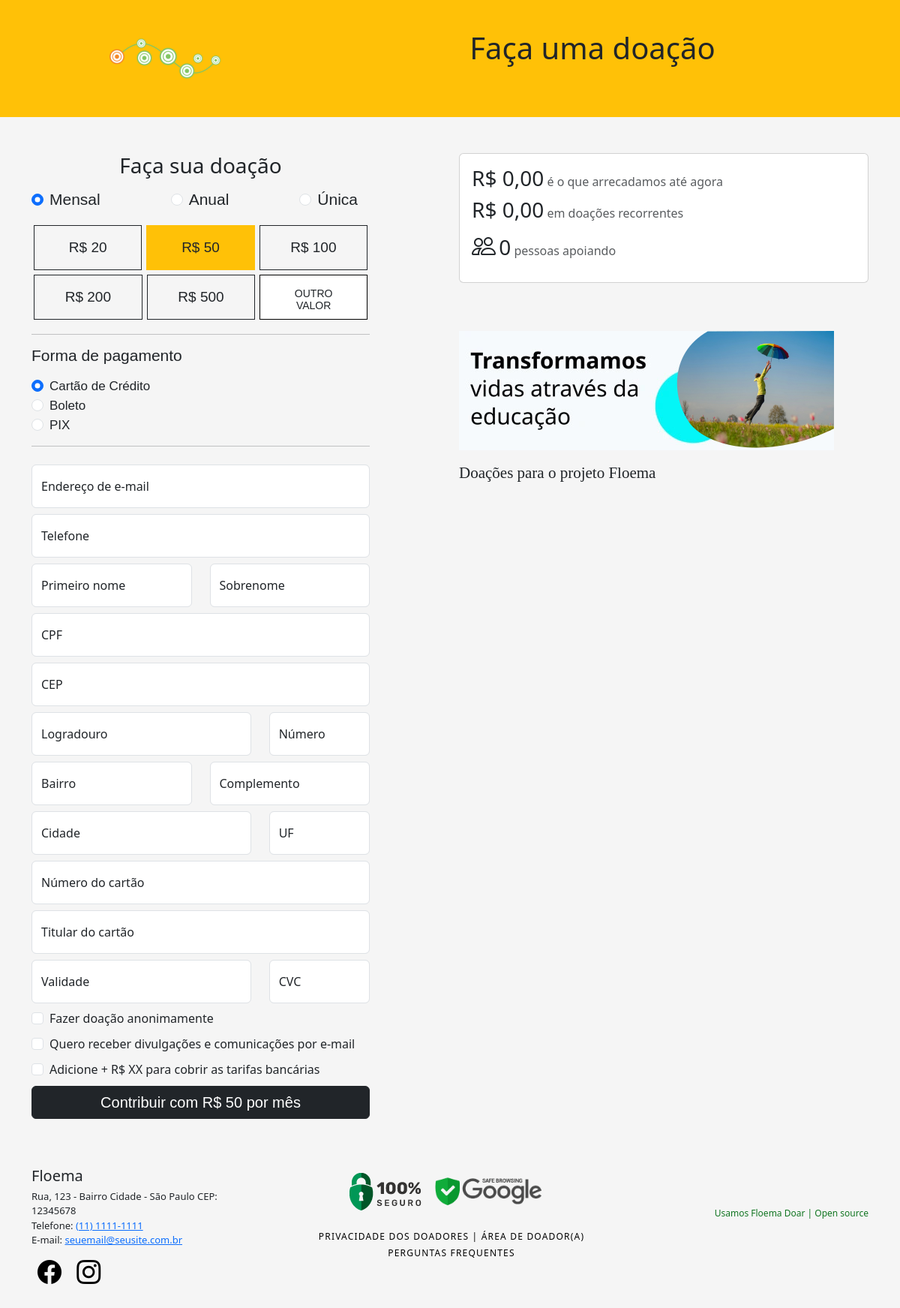
Before: / with the older database file.
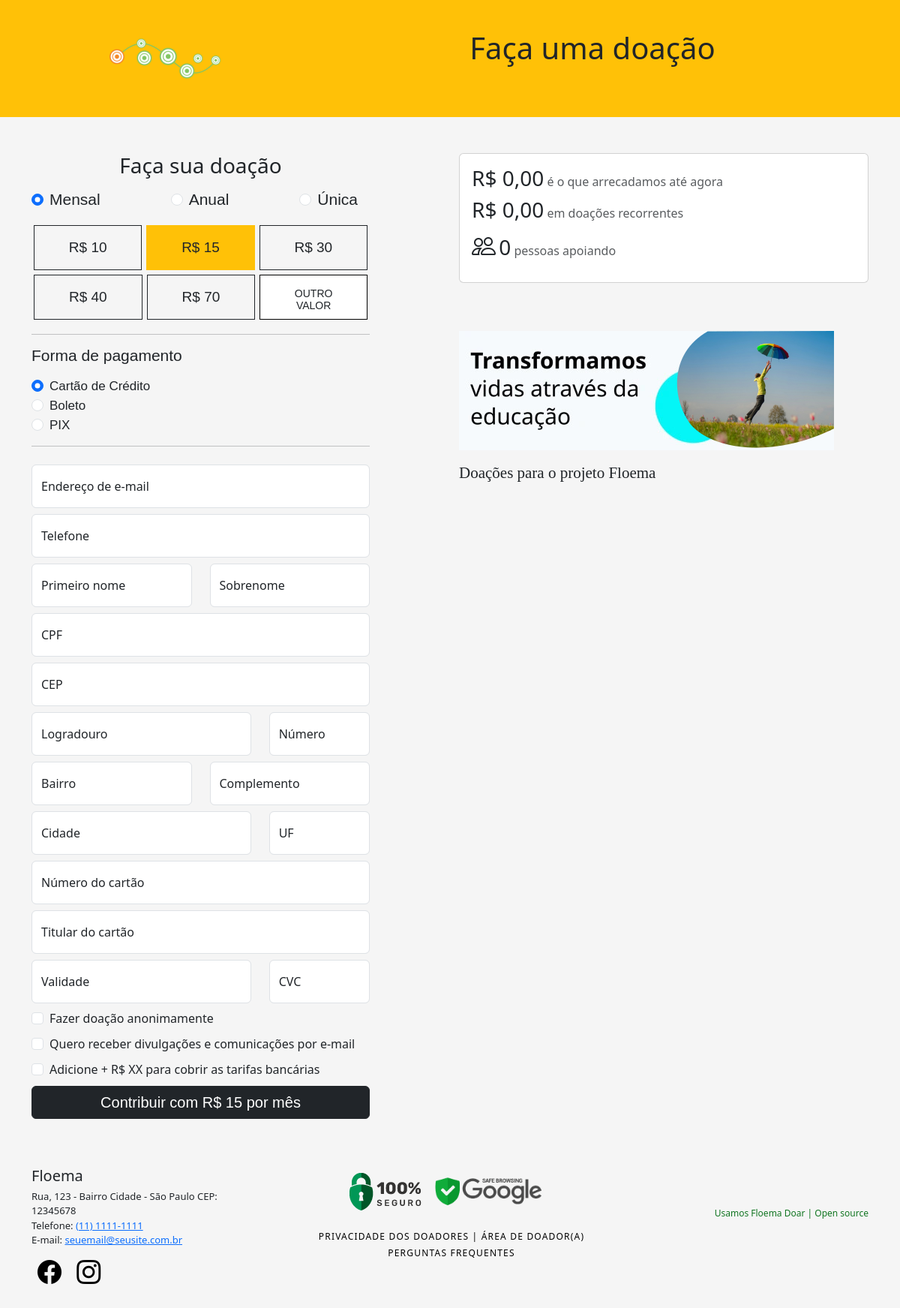
After: the same page with the newer database file.
### tables this page shows
CREATE TABLE `tb_checkout` (
  `id` int(11) NOT NULL,
  `nome` varchar(255) NOT NULL,
  `logo` varchar(255) NOT NULL,
  `title` varchar(255) NOT NULL,
  `descricao` text NOT NULL,
  `privacidade` varchar(255) NOT NULL,
  `faq` varchar(255) NOT NULL,
  `use_faq` tinyint(1) DEFAULT NULL,
  `facebook` varchar(255) DEFAULT NULL,
  `instagram` varchar(255) DEFAULT NULL,
  `linkedin` varchar(255) DEFAULT NULL,
  `twitter` varchar(255) DEFAULT NULL,
  `youtube` varchar(255) DEFAULT NULL,
  `website` varchar(255) DEFAULT NULL,
  `cep` varchar(255) NOT NULL,
  `rua` varchar(255) NOT NULL,
  `numero` varchar(255) DEFAULT NULL,
  `bairro` varchar(255) NOT NULL,
  `cidade` varchar(255) NOT NULL,
  `estado` varchar(255) NOT NULL,
  `telefone` varchar(255) NOT NULL,
  `email` varchar(255) NOT NULL,
  `nav_background` varchar(255) NOT NULL,
  `nav_color` varchar(255) NOT NULL,
  `background` varchar(255) NOT NULL,
  `color` varchar(255) NOT NULL,
  `hover` varchar(255) NOT NULL,
  `text_color` varchar(255) NOT NULL,
  `load_btn` varchar(255) NOT NULL,
  `progress` varchar(255) NOT NULL,
  `monthly_1` varchar(255) NOT NULL,
  `monthly_2` varchar(255) NOT NULL,
  `monthly_3` varchar(255) NOT NULL,
  `monthly_4` varchar(255) NOT NULL,
  `monthly_5` varchar(255) NOT NULL,
  `yearly_1` varchar(255) NOT NULL,
  `yearly_2` varchar(255) NOT NULL,
  `yearly_3` varchar(255) NOT NULL,
  `yearly_4` varchar(255) NOT NULL,
  `yearly_5` varchar(255) NOT NULL,
  `once_1` varchar(255) NOT NULL,
  `once_2` varchar(255) NOT NULL,
  `once_3` varchar(255) NOT NULL,
  `once_4` varchar(255) NOT NULL,
  `once_5` varchar(255) NOT NULL
);

CREATE TABLE `tb_imagens` (
  `id` int(11) NOT NULL,
  `imagem` varchar(255) NOT NULL
);

### index.php (the view, shortened to what the rows shown need)
<?php
    include('./config.php');
    $tabela = "tb_checkout";
    $id = 1;
    $sql = "SELECT * FROM $tabela WHERE id = :id";
    $stmt = $conn->prepare($sql);
    $stmt->bindParam(':id', $id, PDO::PARAM_INT);
    $stmt->execute();
    $resultado = $stmt->fetch(PDO::FETCH_ASSOC);
    if ($resultado) {
        $nome = $resultado['nome'];
        $logo = $resultado['logo'];
        $title = $resultado['title'];
        $descricao = $resultado['descricao'];
        $facebook = $resultado['facebook'];
        $instagram = $resultado['instagram'];
        $cep = $resultado['cep'];
        $rua = $resultado['rua'];
        $numero = $resultado['numero'];
        $bairro = $resultado['bairro'];
        $cidade = $resultado['cidade'];
        $estado = $resultado['estado'];
        $telefone = $resultado['telefone'];
        $email = $resultado['email'];
        $nav_color = $resultado['nav_color'];
        $nav_background = $resultado['nav_background'];
		$monthly_1 = $resultado['monthly_1'];
        $monthly_2 = $resultado['monthly_2'];
        $monthly_3 = $resultado['monthly_3'];
        $monthly_4 = $resultado['monthly_4'];
        $monthly_5 = $resultado['monthly_5'];
    } else {
        echo "ID não encontrado.";
    }
?>
<!DOCTYPE html><html lang="pt-BR">
<head>
	<link href="<?php echo INCLUDE_PATH; ?>assets/google/fonts/open-sans" rel="stylesheet" type="text/css">
	<link href="<?php echo INCLUDE_PATH; ?>assets/bootstrap/5.3.0/css/bootstrap.min.css" rel="stylesheet"
		  type="text/css">
	<link href="<?php echo INCLUDE_PATH; ?>assets/google/fonts/newsreader" rel="stylesheet">
	<link rel="stylesheet" type="text/css" href="<?php echo INCLUDE_PATH; ?>assets/css/main.css"/>
</head>
<body>
<nav class="navbar-disable navbar-expand-md navbar-dark" style="background-color: <?php echo $nav_background; ?>; color: <?php echo $nav_color; ?>;">
	<div class="container">
		<div class="row">
			<div class="col-md-4 p-1 text-center">
				<img src="assets/img/<?php echo $logo; ?>">
			</div>
			<div class="col-md-8 mt-4 p-md-3 text-center">
				<h1 class="h1"><?php echo ($title !== '') ? $title : 'Colabore com o Projeto '.$nome; ?></h1>
			</div>
		</div>
	</div>
</nav>
<main class="container mt-5">
	<div class="row">
		<div class="col-md-5 mb-3">
			<div id="div-container-form">
				<form id="form-checkout" action="submit">
					<div id="donation-monthly-group" class="d-block">
						<div class="d-flex">
							<button type="button" id="button-monthly1" onclick="donationOption(this,'monthly',<?php echo $monthly_1; ?>,true)"
									class="btn btn-outline-dark button-options" data-amount-for-selection="<?php echo $monthly_1; ?>">R$ <?php echo $monthly_1; ?>
							</button>
							<button type="button" id="button-monthly2" onclick="donationOption(this,'monthly',<?php echo $monthly_2; ?>,true)"
									class="btn btn-outline-dark button-options option-default-monthly" data-amount-for-selection="<?php echo $monthly_2; ?>">R$ <?php echo $monthly_2; ?>
							</button>
							<button type="button" id="button-monthly3" onclick="donationOption(this,'monthly',<?php echo $monthly_3; ?>,true)"
									class="btn btn-outline-dark button-options" data-amount-for-selection="<?php echo $monthly_3; ?>">R$ <?php echo $monthly_3; ?>
							</button>
						</div>
						<div class="d-flex">
							<button type="button" id="button-monthly4" onclick="donationOption(this,'monthly',<?php echo $monthly_4; ?>,true)"
									class="btn btn-outline-dark button-options" data-amount-for-selection="<?php echo $monthly_4; ?>">R$ <?php echo $monthly_4; ?>
							</button>
							<button type="button" id="button-monthly5" onclick="donationOption(this,'monthly',<?php echo $monthly_5; ?>,true)"
									class="btn btn-outline-dark button-options" data-amount-for-selection="<?php echo $monthly_5; ?>">R$ <?php echo $monthly_5; ?>
							</button>
							<div class="form-floating button-options">
								<input type="text" class="form-control" id="field-other-monthly"
									onfocus="changeLabelOtherOption(this)"
									onblur="donationOtherOption(this,'monthly',true)"
									style="border-color: #000;height: 60px;font-size: 19px;text-align: center;border-radius: 0px;font-family: 'TIActuBeta-ExBold_web', Tahoma, sans-serif;"
									placeholder="Outro">
								<label for="field-other-monthly" class="custom-amount-option-text">OUTRO<BR/>VALOR</label>
							</div>
						</div>
					</div>
				</form>
			</div>
		</div>
		<div class="col-md-6 ms-auto info-site">
            <div class="row mb-5">
                <div class="col">
                </div>
            </div>
			<?php
				$tabela = 'tb_imagens';
				$stmt = $conn->prepare("SELECT * FROM $tabela ORDER BY id DESC");
				$stmt->execute();
				$cards = $stmt->fetchAll(PDO::FETCH_ASSOC);
				$sql = "SELECT * FROM $tabela";
				$stmt = $conn->prepare($sql);
				$stmt->execute();
				$resultados = $stmt->fetchAll(PDO::FETCH_ASSOC);
				foreach ($resultados as $usuario) {
					echo '
						<div class="row mb-3">
							<div class="col-md-10 mt-3">
								<img src="'. INCLUDE_PATH .'assets/img/' . $usuario['imagem'] . '" alt="Card ' . $usuario['id'] . '" style="width: 500px" />
							</div>
						</div>
					';
				}
			?>
			<p class="col-md-10 text-block" id="text-block-content"><?php echo $descricao; ?></div>
		</div>
</main>
<footer>
 <div class="container mt-5">
	<div class="row">
		<div class="col-md-3">
			<span class="h5"><?php echo $nome; ?></span><br />
			<div class="font-weight-light" style="font-size:13px;margin-top:5px">
			<?php echo $rua . ', '; ?><?php echo $numero ? $numero :  'S/N'; ?> - <?php echo $bairro; ?>
			<?php echo $cidade; ?> - <?php echo $estado; ?> CEP: <?php echo $cep; ?><br />
			<?php if($telefone): ?> Telefone: <a href="callto:<?php echo $telefone; ?>"> <?php echo $telefone; ?></a><br /> <?php endif; ?>
			E-mail: <a href="mailto:<?php echo $email; ?>"><?php echo $email; ?></a>
			</div>
			<div class="social-net mt-2 mb-4">
				<a href="<?php echo ($facebook !== '') ? $facebook : '#'; ?>" target="_blank" rel="noopener noreferer" <?php echo ($facebook == '') ? 'class="d-none"' : ''; ?>><i class="bi bi-facebook p-2"></i></a>
				<a href="<?php echo ($instagram !== '') ? $instagram : '#'; ?>" target="_blank" rel="noopener noreferer" <?php echo ($instagram == '') ? 'class="d-none"' : ''; ?>><i class="bi bi-instagram p-2"></i></a>
			</div>
		</div>
	</div>
 </div>
</footer>
<link rel="stylesheet" href="<?php echo INCLUDE_PATH; ?>assets/bootstrap/1.10.5/font/bootstrap-icons.css">
</body>
</html>

Changed rows visible on the page:
changed tb_checkout "Faça uma doação": monthly_1 "20" → "10"; monthly_2 "50" → "15"; monthly_3 "100" → "30"; monthly_4 "200" → "40"; monthly_5 "500" → "70"
Other visible differences:
text written by a page script: "Contribuir com R$ 50 por mês" → "Contribuir com R$ 15 por mês"
